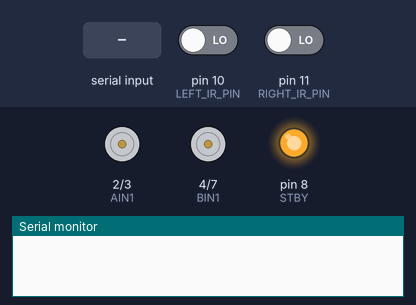
The sketch below on a simulated Arduino Uno, built with avr-gcc and run on an emulated ATmega328P. Parts: motor-driver pin pairs drawn as motors (green arrow = first pin HIGH = forward, orange = second pin HIGH = backward, longer = more drive, scaled by the enable pin, stopped while the standby pin is LOW), output pins drawn as LEDs (lit = HIGH), the last lines printed to the serial monitor. Inputs (shaded band) come from the test bench; at power-on: pin 10 (LEFT_IR_PIN) LOW, pin 11 (RIGHT_IR_PIN) LOW.

Above: at 1.2 s.
1.3 s: "RESUME\n" received over Serial
At 1.6 s:
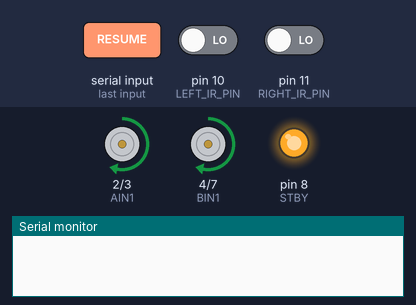
2.8 s: pin 10 (LEFT_IR_PIN) driven HIGH and pin 11 (RIGHT_IR_PIN) driven HIGH
At 3.9 s:
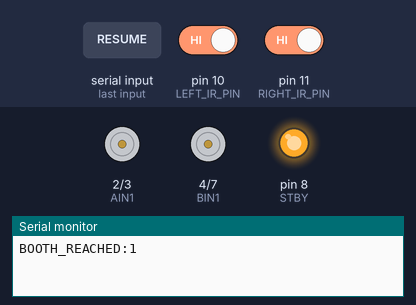
Timing chart, 0 to 5.8 s (numbered marks = the images above; inputs shaded):
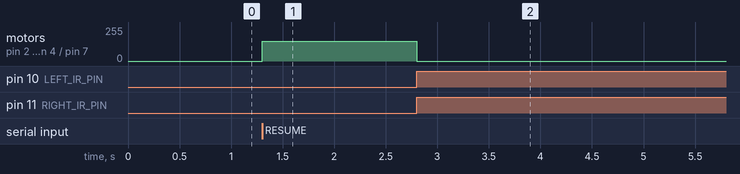

The sketch:

musebot_lfr.ino
```cpp
// MuseBot AI - Arduino Uno
// Straight-line drive + black-tape stop detection + serial state machine.
// Owns: FC-51 IR sensor reading, TB6612FNG motor drive, stop-tape detection, serial protocol.
// Does NOT own: AI, audio, network. Only reacts to "RESUME" and reports "BOOTH_REACHED:<id>".
// No line-following: the robot just drives straight until a sensor sees black
// tape. There is no steering correction, so it can't recover from drift --
// see "Straight-line accuracy" in README.md before relying on this on a long run.

#include <Arduino.h>
#include <string.h>

// ---- Motor pins (TB6612FNG) ----
const uint8_t AIN1 = 2;
const uint8_t AIN2 = 3;
const uint8_t PWMA = 5;
const uint8_t BIN1 = 4;
const uint8_t BIN2 = 7;
const uint8_t PWMB = 6;
const uint8_t STBY = 8;

// ---- FC-51 IR sensor pins ----
// No steering role anymore -- these exist purely to detect the black
// stop-tape marking each booth. Read as BOTH sensors seeing black (see
// checkStopTape()), so a stray reflection or one sensor drifting off the
// tape can't trigger a false stop -- the robot has to be squarely aligned.
const uint8_t LEFT_IR_PIN = 10;
const uint8_t RIGHT_IR_PIN = 11;

// FC-51's OUT pin is a comparator output: it goes active when the IR beam
// reflects back strongly, i.e. over light/reflective floor at close range.
// Black tape absorbs IR instead of reflecting it, so a sensor sitting over
// the line reads as "no object detected" -- the opposite of what you'd
// naively expect from something called a "line sensor". Most FC-51 clones
// are active-LOW (OUT drops LOW when an object/reflection is detected).
// Verify this on your actual boards with SENSOR_TEST_MODE below before
// trusting it -- flip to false if your readings come out inverted.
const bool SENSOR_ACTIVE_LOW = true;

// Set true, re-upload, open the Serial Monitor at 115200 baud, and wave the
// sensors over floor/tape to confirm wiring + SENSOR_ACTIVE_LOW before
// running the robot for real. Leave false for normal operation.
const bool SENSOR_TEST_MODE = false;

// Consecutive "sees black" reads required before it counts as a real stop,
// so a single noisy/flickery read can't trigger a false stop mid-drive.
const uint8_t STOP_DEBOUNCE_READS = 3;

// ---- Drive tuning ----
const uint8_t BASE_SPEED = 150;  // straight-line speed, 0-255

enum State { STATE_DRIVING, STATE_STOPPED };
// Starts stopped and waits for RESUME from the Pi, rather than driving off
// immediately on power-up/reset - the Pi sends RESUME only once the welcome
// line has finished speaking, so the robot never rolls before it's done talking.
State state = STATE_STOPPED;

uint16_t boothCount = 0;
uint8_t stopDebounceCounter = 0;

void setup() {
  Serial.begin(115200);

  pinMode(AIN1, OUTPUT);
  pinMode(AIN2, OUTPUT);
  pinMode(PWMA, OUTPUT);
  pinMode(BIN1, OUTPUT);
  pinMode(BIN2, OUTPUT);
  pinMode(PWMB, OUTPUT);
  pinMode(STBY, OUTPUT);
  digitalWrite(STBY, HIGH);

  pinMode(LEFT_IR_PIN, INPUT);
  pinMode(RIGHT_IR_PIN, INPUT);

  stopMotors();
}

void loop() {
  if (SENSOR_TEST_MODE) {
    testSensors();
    return;
  }

  handleSerial();

  if (state == STATE_DRIVING) {
    bool leftOnTape = onLine(LEFT_IR_PIN);
    bool rightOnTape = onLine(RIGHT_IR_PIN);

    if (checkStopTape(leftOnTape, rightOnTape)) {
      stopMotors();
      boothCount++;
      state = STATE_STOPPED;
      stopDebounceCounter = 0;
      Serial.print("BOOTH_REACHED:");
      Serial.println(boothCount);
      return;
    }

    driveStraight();
  }
  // STATE_STOPPED: motors already off, waiting for RESUME via handleSerial().
}

// True when the given FC-51 is over the dark line/tape (i.e. NOT reflecting
// IR back), false when it's over bare floor.
bool onLine(uint8_t pin) {
  bool raw = digitalRead(pin);
  bool objectDetected = SENSOR_ACTIVE_LOW ? (raw == LOW) : (raw == HIGH);
  return !objectDetected;
}

void testSensors() {
  Serial.print("LEFT raw=");
  Serial.print(digitalRead(LEFT_IR_PIN));
  Serial.print(" onLine=");
  Serial.print(onLine(LEFT_IR_PIN));
  Serial.print("   RIGHT raw=");
  Serial.print(digitalRead(RIGHT_IR_PIN));
  Serial.print(" onLine=");
  Serial.println(onLine(RIGHT_IR_PIN));
  delay(200);
}

bool checkStopTape(bool leftOnTape, bool rightOnTape) {
  if (leftOnTape && rightOnTape) {
    stopDebounceCounter++;
  } else {
    stopDebounceCounter = 0;
  }

  return stopDebounceCounter >= STOP_DEBOUNCE_READS;
}

void driveStraight() {
  driveMotor(AIN1, AIN2, PWMA, BASE_SPEED);
  driveMotor(BIN1, BIN2, PWMB, BASE_SPEED);
}

void driveMotor(uint8_t in1, uint8_t in2, uint8_t pwm, int16_t speed) {
  if (speed >= 0) {
    digitalWrite(in1, HIGH);
    digitalWrite(in2, LOW);
  } else {
    digitalWrite(in1, LOW);
    digitalWrite(in2, HIGH);
    speed = -speed;
  }
  analogWrite(pwm, speed);
}

void stopMotors() {
  digitalWrite(AIN1, LOW);
  digitalWrite(AIN2, LOW);
  digitalWrite(BIN1, LOW);
  digitalWrite(BIN2, LOW);
  analogWrite(PWMA, 0);
  analogWrite(PWMB, 0);
}

// Reads "RESUME\n" from the Pi over USB serial. Uses a static char buffer
// instead of the String class to avoid heap fragmentation over long uptimes.
void handleSerial() {
  static char buf[16];
  static uint8_t idx = 0;

  while (Serial.available()) {
    char c = Serial.read();
    if (c == '\r') continue;
    if (c == '\n') {
      buf[idx] = '\0';
      if (strcmp(buf, "RESUME") == 0 && state == STATE_STOPPED) {
        state = STATE_DRIVING;
      }
      idx = 0;
    } else if (idx < sizeof(buf) - 1) {
      buf[idx++] = c;
    }
  }
}
```

Measured:
- after the input at 1.3 s, motor on pin 2 (AIN1) / pin 3 (AIN2), motor on pin 4 (BIN1) / pin 7 (BIN2): stopped → forward 150/255 at once
- after the input at 2.8 s, motor on pin 2 (AIN1) / pin 3 (AIN2), motor on pin 4 (BIN1) / pin 7 (BIN2): forward 150/255 → stopped at once
